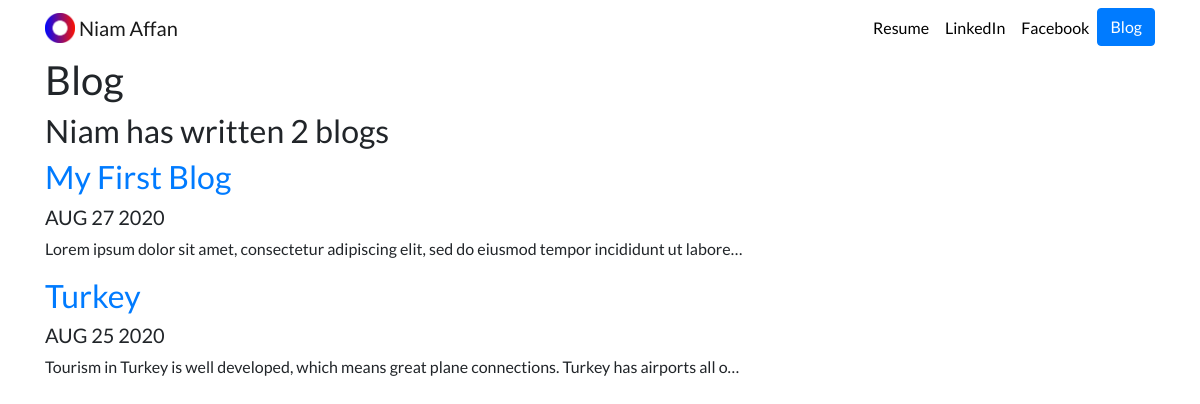
Screenshot of /blog/ with the database file from the repository.
### blog/models.py (models this page shows, shortened)
class Blog(models.Model):
    title = models.CharField(max_length=200)
    date = models.DateField()
    description = models.TextField()

### blog/views.py (the view)
# urls.py: path('', views.all_blogs, name='all_blogs'),
def all_blogs(request):
    blogs = Blog.objects.order_by('-date')[:5]
    return render(request, "blog/all_blogs.html", {'blogs': blogs})

### blog/templates/blog/all_blogs.html
{% extends 'portfolio/base.html' %}
{% block content%}
<h1>Blog</h1>
<h2>Niam has written {{ blogs.count }} blog{{ blogs.count|pluralize}}</h2>
{% for blog in blogs %}
<a href="{% url 'blog:detail' blog.id %}">
    <h2>{{ blog.title }}</h2>
</a>
<h5>{{ blog.date|date:'M d Y'|upper }}</h5>
<p>{{ blog.description|striptags|truncatechars:100 }}</p>
{% endfor %}
{% endblock %}

### portfolio/static/portfolio/custom.css (style rules this page uses)
body { font-family: 'Lato', sans-serif; }

### rows the page displays
Blog: title "My First Blog", date "AUG 27 2020", description "Lorem ipsum dolor sit amet, consectetur adipiscing elit, sed do eiusmod tempor incididunt ut labore…"
Blog: title "Turkey", date "AUG 25 2020", description "Tourism in Turkey is well developed, which means great plane connections. Turkey has airports all o…"

### other values shown
{{ blogs.count }} "2"
